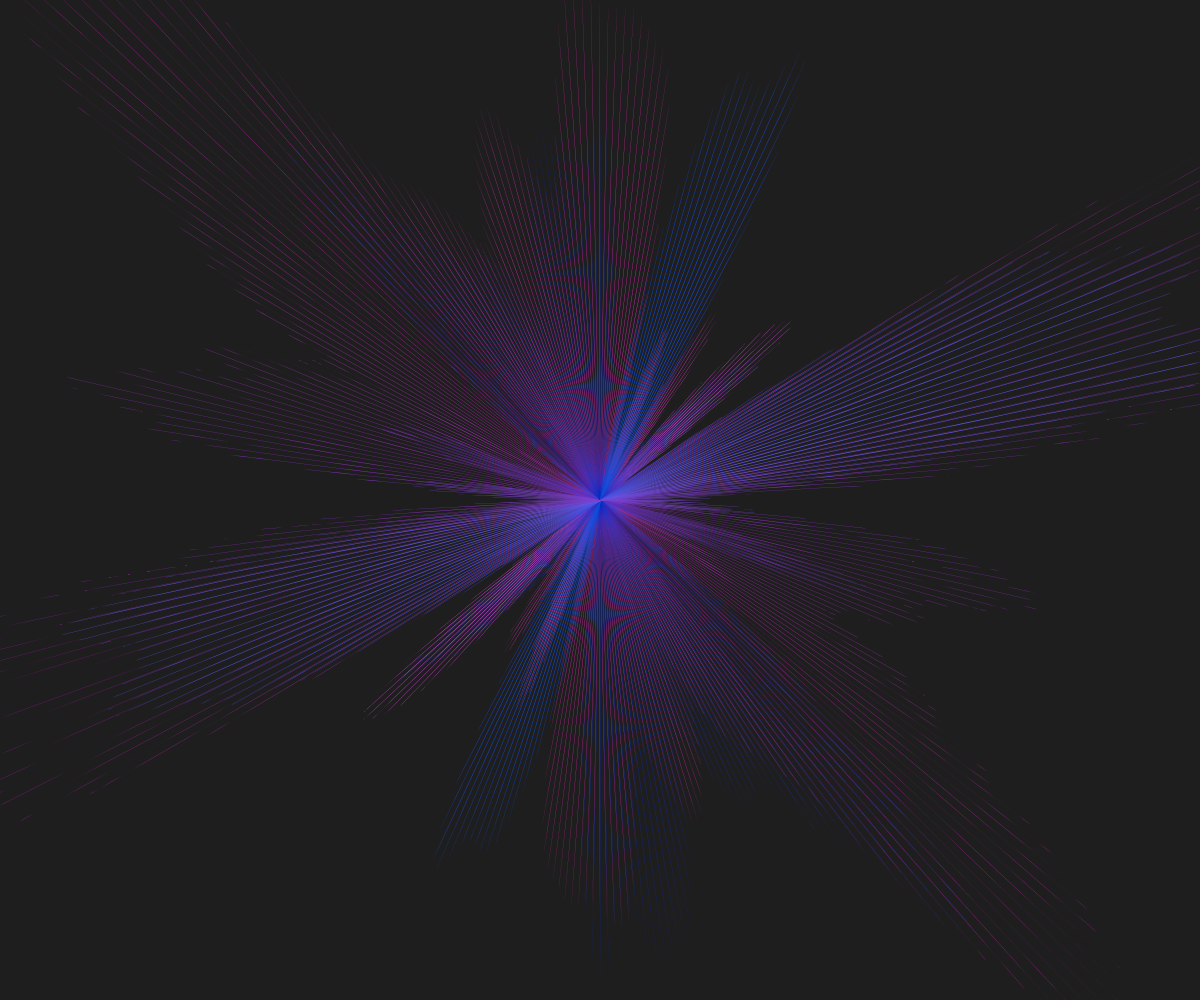
Frame 1 (no input)
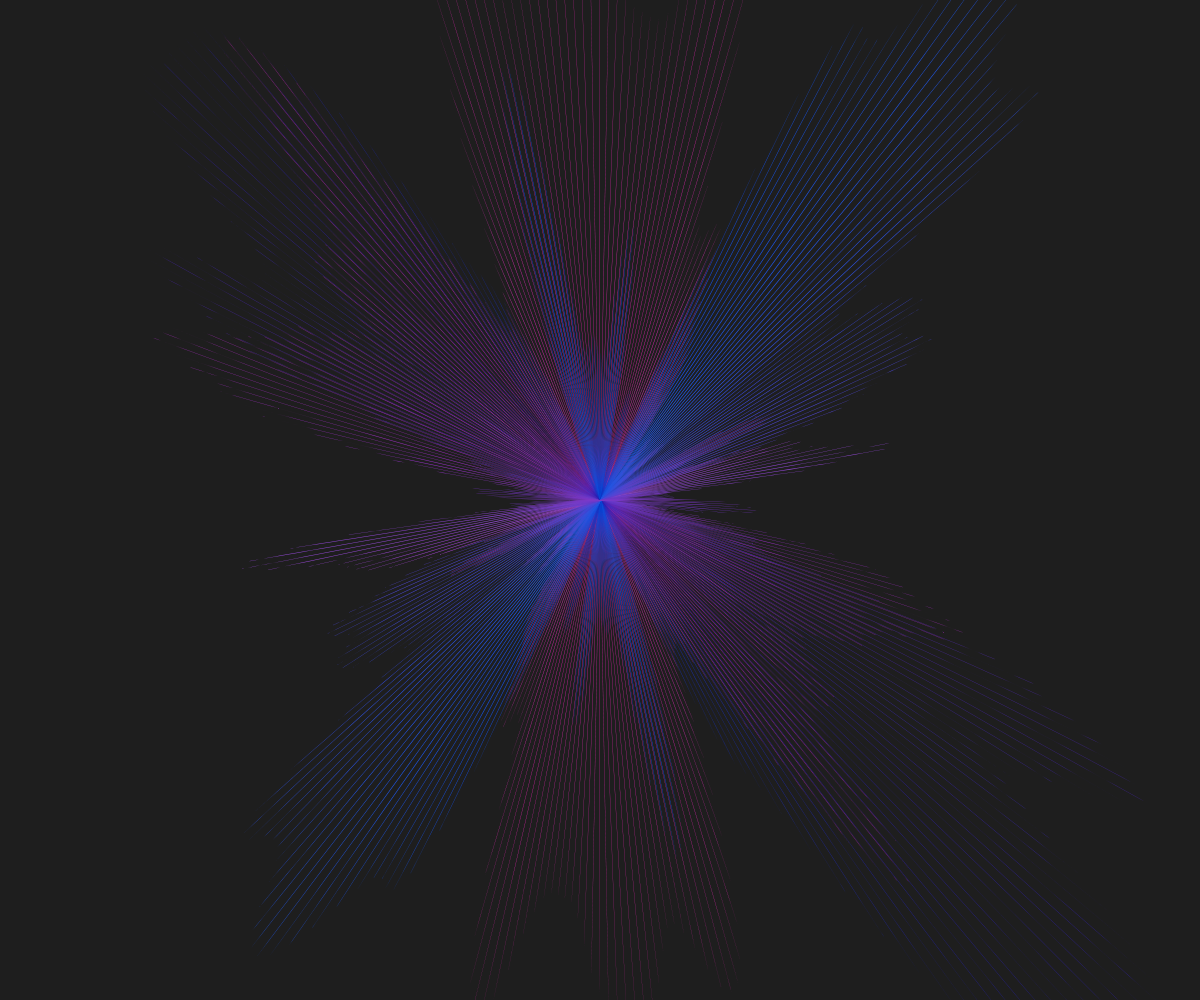
Frame 60 (no input)
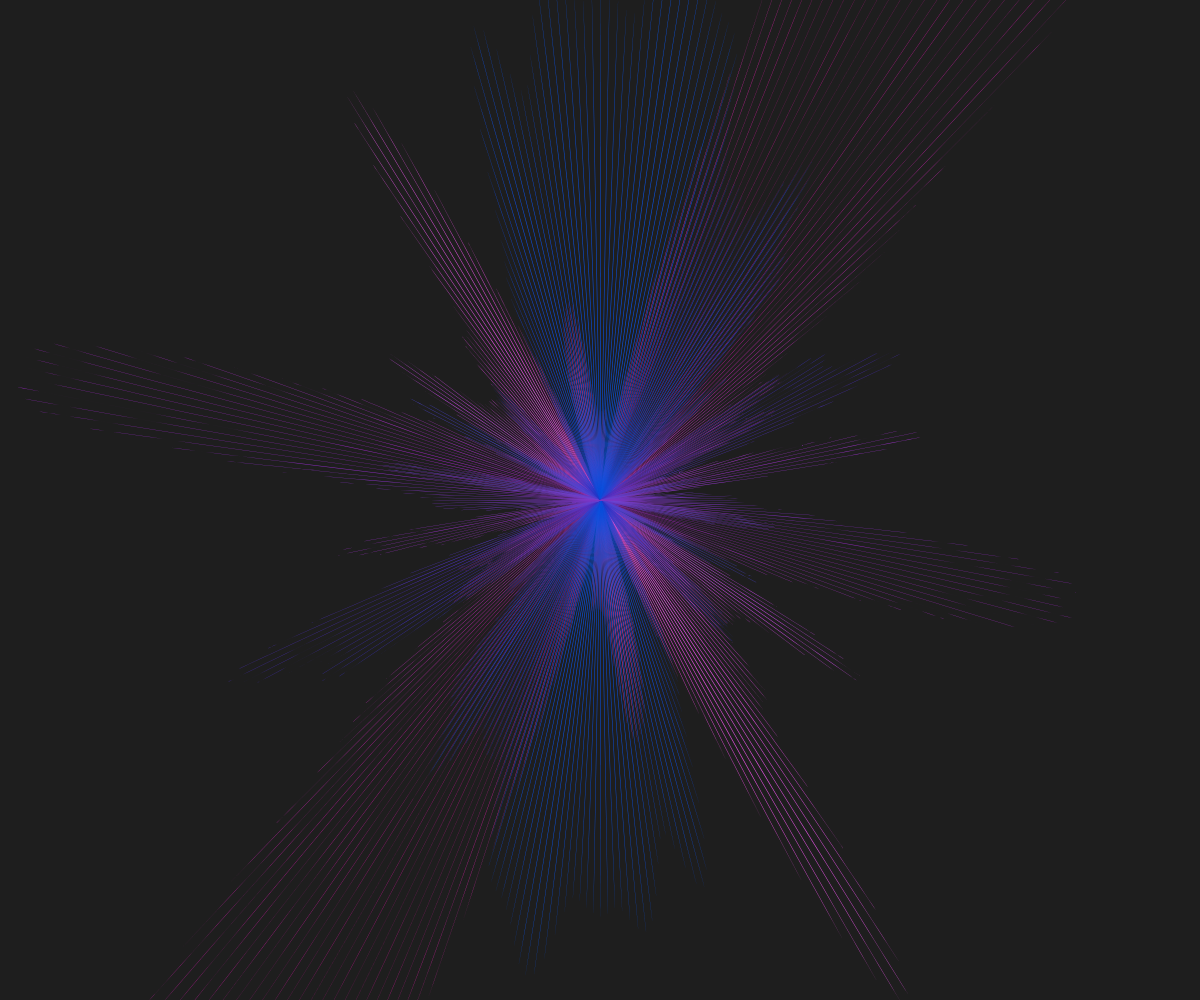
Frame 120 (the mouse pressed at the canvas centre since frame 60)

The p5.js sketch that drew these frames (run headless with seeded random() and noise() and a simulated clock; from frame 60 on, the mouse is pressed at the canvas centre):

// p5.js sketch
// ── sketch.js
var start = 0

function setup() {
  createCanvas(windowWidth, windowHeight);
  angleMode(DEGREES)
  
  noiseDetail(4)
}

function draw() {
  background(30);
  noStroke()
  
  translate(width/2 , height/2)
  
  var space = 1
  
  for (var i = 0; i < 360; i += space){
    
    var xoff = map(cos(i), -1, 1, 0, 3)
    var yoff = map(sin(i), -1, 1, 0, 3)
    
    var n = noise(xoff+start, yoff+start)
    
    var h = map(n, 0, 1, -150, 150)
    
    var r = map(sin(i), -1, 1, 10, 240)
    var g = map(h, -150, 150, 0, 120)
    var b = map(n, 0, 1, 150, 255)
    
    rotate(space)
    
    fill(r, g, b)
    ellipse(h, n, h*20, n)
  }
  start += 0.01
}
